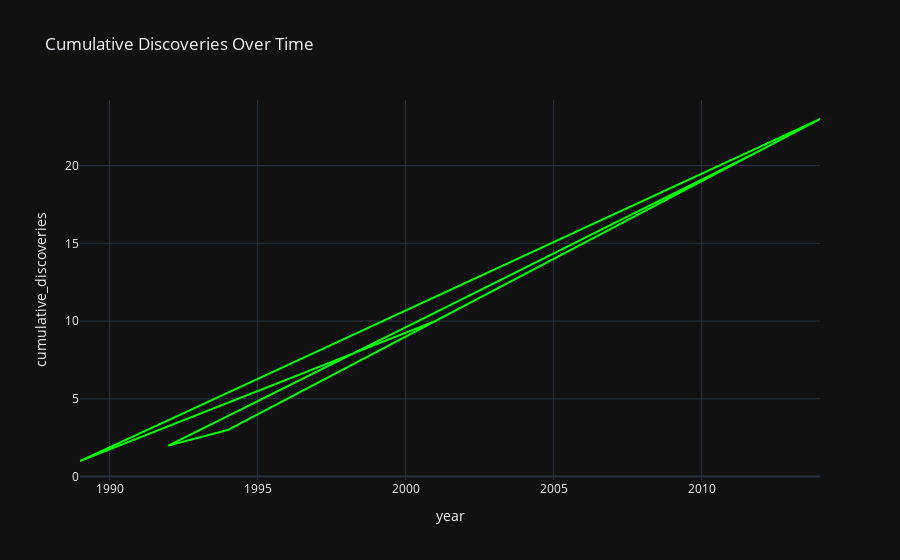

Here is the notebook cell this chart was saved with:
### Markdown cell above
#### Line plot of cumulative discoveries over time

### Code cell
df['cumulative_discoveries'] = df['year'].rank(method='dense').astype(int)
fig = px.line(df, x='year', y='cumulative_discoveries', title='Cumulative Discoveries Over Time',color_discrete_sequence=['lime'])
fig.show()

### Figure 1 — Plotly figure (JSON) as saved in the notebook; plotly's stock layout.template omitted (floating-point values rounded to 4 significant figures; data arrays with more than 128 entries replaced by an {"elided": "..."} marker saying what was removed)
{"data": [{"hovertemplate": "year=%{x}<br>cumulative_discoveries=%{y}<extra></extra>", "legendgroup": "", "line": {"color": "lime", "dash": "solid"}, "marker": {"symbol": "circle"}, "mode": "lines", "name": "", "showlegend": false, "type": "scattergl", "x": {"elided": "1035 int values"}, "xaxis": "x", "y": {"elided": "1035 int values"}, "yaxis": "y"}], "layout": {"legend": {"tracegroupgap": 0}, "title": {"text": "Cumulative Discoveries Over Time"}, "xaxis": {"anchor": "y", "domain": [0, 1], "title": {"text": "year"}}, "yaxis": {"anchor": "x", "domain": [0, 1], "title": {"text": "cumulative_discoveries"}}}}
